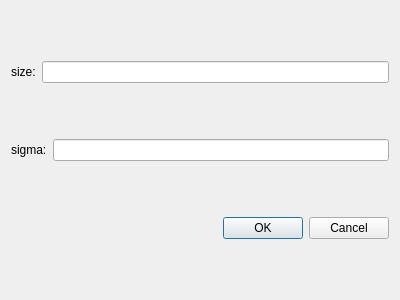
<?xml version="1.0" encoding="UTF-8"?>
<ui version="4.0">
 <class>GaussGrayDialog</class>
 <widget class="QDialog" name="GaussGrayDialog">
  <property name="geometry">
   <rect>
    <x>0</x>
    <y>0</y>
    <width>400</width>
    <height>300</height>
   </rect>
  </property>
  <property name="windowTitle">
   <string>Dialog</string>
  </property>
  <layout class="QVBoxLayout" name="verticalLayout">
   <item>
    <layout class="QHBoxLayout" name="horizontalLayout">
     <item>
      <widget class="QLabel" name="label">
       <property name="text">
        <string>size:</string>
       </property>
      </widget>
     </item>
     <item>
      <widget class="QLineEdit" name="sizelineEdit"/>
     </item>
    </layout>
   </item>
   <item>
    <layout class="QHBoxLayout" name="horizontalLayout_2">
     <item>
      <widget class="QLabel" name="label_2">
       <property name="text">
        <string>sigma:</string>
       </property>
      </widget>
     </item>
     <item>
      <widget class="QLineEdit" name="sigmalineEdit"/>
     </item>
    </layout>
   </item>
   <item>
    <widget class="QDialogButtonBox" name="buttonBox">
     <property name="orientation">
      <enum>Qt::Horizontal</enum>
     </property>
     <property name="standardButtons">
      <set>QDialogButtonBox::Cancel|QDialogButtonBox::Ok</set>
     </property>
    </widget>
   </item>
  </layout>
 </widget>
 <resources/>
 <connections>
  <connection>
   <sender>buttonBox</sender>
   <signal>accepted()</signal>
   <receiver>GaussGrayDialog</receiver>
   <slot>accept()</slot>
   <hints>
    <hint type="sourcelabel">
     <x>248</x>
     <y>254</y>
    </hint>
    <hint type="destinationlabel">
     <x>157</x>
     <y>274</y>
    </hint>
   </hints>
  </connection>
  <connection>
   <sender>buttonBox</sender>
   <signal>rejected()</signal>
   <receiver>GaussGrayDialog</receiver>
   <slot>reject()</slot>
   <hints>
    <hint type="sourcelabel">
     <x>316</x>
     <y>260</y>
    </hint>
    <hint type="destinationlabel">
     <x>286</x>
     <y>274</y>
    </hint>
   </hints>
  </connection>
 </connections>
</ui>
